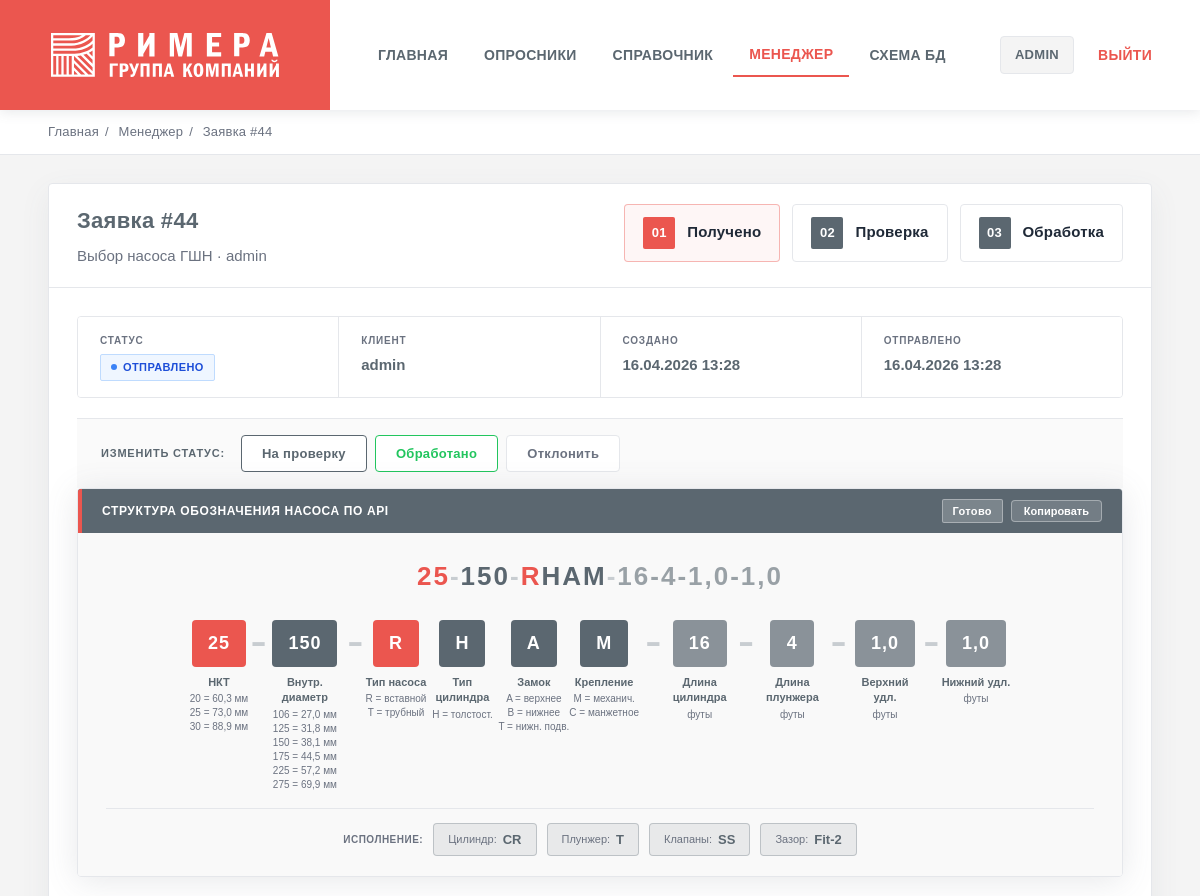
The page /q/manager/submissions/44/ (signed in, upper part) on the database as committed earlier.
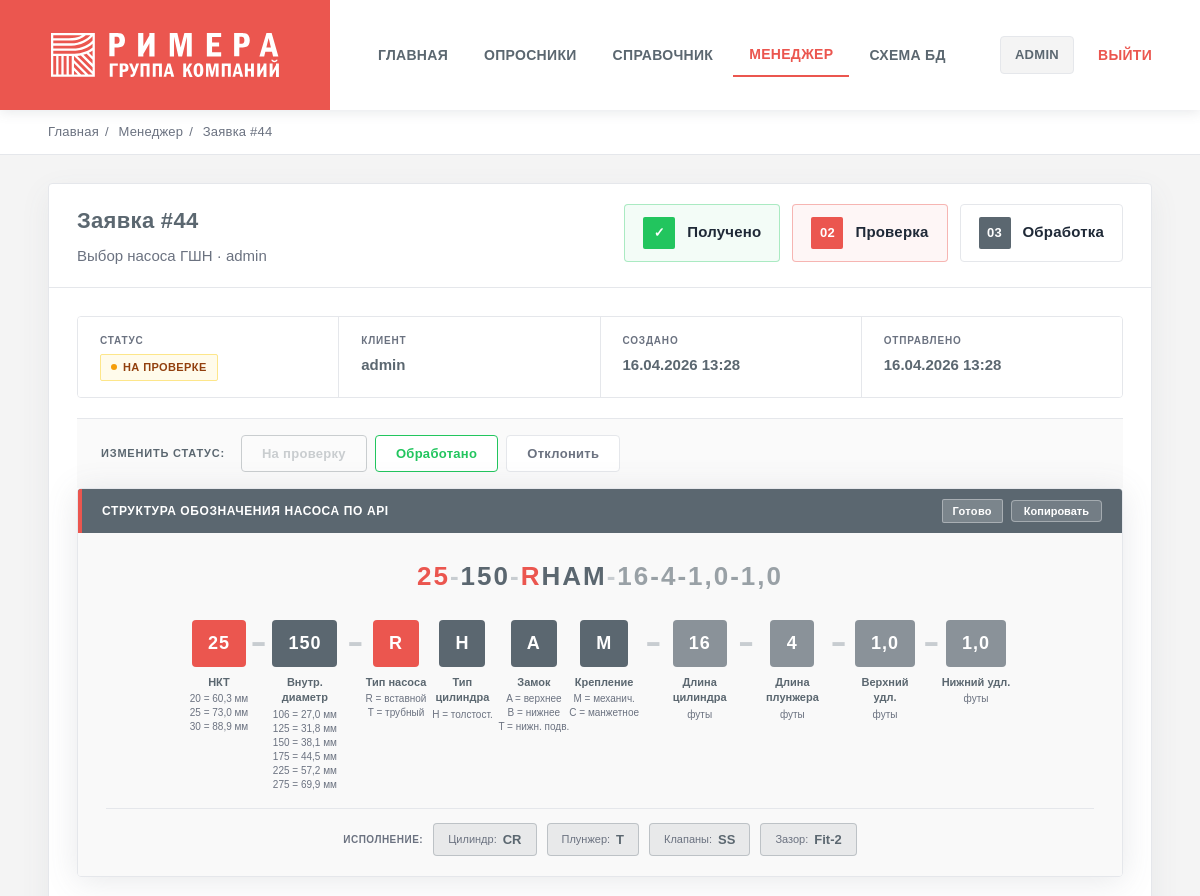
The same page on the database as committed later.
### questionnaires/views.py (the view)
# urls.py: path("manager/submissions/<int:submission_id>/", views.manager_detail, name="manager_detail"),
@staff_member_required
def manager_detail(request, submission_id):
    sub = get_object_or_404(Submission, id=submission_id)
    answers = sub.answers.select_related("question").prefetch_related("question__options").all()
    answers_dict = {}
    for a in answers:
        if a.value_number is not None:
            answers_dict[a.question.slug] = str(a.value_number)
        elif a.value_bool is not None:
            answers_dict[a.question.slug] = a.value_bool
        else:
            answers_dict[a.question.slug] = a.value_text
    from .services import (
        get_pump_recommendation,
        get_material_recommendation,
        get_cylinder_recommendation,
        get_fit_recommendation,
        get_flow_recommendation,
    )
    recommendation  = get_pump_recommendation(answers_dict)
    material_rec    = get_material_recommendation(answers_dict)
    manager_data       = sub.processed_data_json or {}
    selected_pump      = manager_data.get("selected_pump_code", "")
    selected_size      = manager_data.get("selected_pump_size", "")
    selected_nkt       = manager_data.get("selected_nkt", "")
    selected_pump_full = manager_data.get("selected_pump_full", "")
    custom_spm_raw = manager_data.get("custom_spm", None)
    custom_eta_raw = manager_data.get("custom_eta", None)
    try:
        custom_spm = float(custom_spm_raw) if custom_spm_raw not in (None, "") else None
    except (ValueError, TypeError):
        custom_spm = None
    try:
        custom_eta = float(custom_eta_raw) if custom_eta_raw not in (None, "") else None
    except (ValueError, TypeError):
        custom_eta = None
    flow_rec = get_flow_recommendation(answers_dict, custom_spm=custom_spm, custom_eta=custom_eta)
    calc_dict = dict(answers_dict)
    if selected_pump_full:
        calc_dict["pump_type_full"] = selected_pump_full
    if selected_size:
        calc_dict["inner_diameter"] = selected_size.split("-")[-1] if "-" in selected_size else selected_size
    cylinder_rec = get_cylinder_recommendation(calc_dict, flow_rec=flow_rec)
    fit_rec      = get_fit_recommendation(calc_dict)
    ALL_SIZES = {
        "RH": [
            {"size": "20-106", "nkt": "60.3"},
            {"size": "20-125", "nkt": "60.3"},
            {"size": "25-150", "nkt": "73.0"},
            {"size": "25-175", "nkt": "73.0"},
            {"size": "30-225", "nkt": "88.9"},
        ],
        "TH": [
            {"size": "20-125", "nkt": "60.3"},
            {"size": "20-175", "nkt": "60.3"},
            {"size": "25-225", "nkt": "73.0"},
            {"size": "30-275", "nkt": "88.9"},
        ],
    }
    nkt_raw = answers_dict.get("nkt_diameter", "")
    NKT_MAP = {
        "60.3": "60.3", "60,3": "60.3", "2 3/8": "60.3", "2-3/8": "60.3",
        "73.0": "73.0", "73,0": "73.0", "73":    "73.0", "2 7/8": "73.0",
        "88.9": "88.9", "88,9": "88.9", "88":    "88.9", "3 1/2": "88.9",
    }
    nkt_normalized = NKT_MAP.get(str(nkt_raw).strip(), "")
    if nkt_normalized:
        rh_sizes = [s for s in ALL_SIZES["RH"] if s["nkt"] == nkt_normalized]
        th_sizes = [s for s in ALL_SIZES["TH"] if s["nkt"] == nkt_normalized]
    else:
        rh_sizes = ALL_SIZES["RH"]
        th_sizes = ALL_SIZES["TH"]
    return render(request, "manager/detail.html", {
        "sub":             sub,
        "answers":         answers,
        "recommendation":  recommendation,
        "material_rec":    material_rec,
        "cylinder_rec":    cylinder_rec,
        "fit_rec":         fit_rec,
        "selected_pump":   selected_pump,
        "selected_size":   selected_size,
        "selected_nkt":    selected_nkt,
        "selected_pump_full": selected_pump_full,
        "rh_sizes":        rh_sizes,
        "th_sizes":        th_sizes,
        "nkt_normalized":  nkt_normalized,
        "flow_rec":        flow_rec,
        "custom_spm":      custom_spm,
        "custom_eta":      custom_eta,
    })

### templates/manager/detail.html (shortened to what the changed rows need)
{% extends 'base.html' %}
{% block content %}
  <div class="card">
    <div class="card-head">
      <div>
        <h1 class="card-title">Заявка #{{ sub.id }}</h1>
      </div>
      <div class="stepper">
        {% if sub.status == 'rejected' %}
          <div class="step done"><span class="num">✓</span> Получено</div>
          <div class="step rejected-step"><span class="num">✕</span> Отклонено</div>
        {% elif sub.status == 'submitted' %}
          <div class="step active"><span class="num">01</span> Получено</div>
          <div class="step"><span class="num">02</span> Проверка</div>
          <div class="step"><span class="num">03</span> Обработка</div>
        {% elif sub.status == 'in_review' %}
          <div class="step done"><span class="num">✓</span> Получено</div>
          <div class="step active"><span class="num">02</span> Проверка</div>
          <div class="step"><span class="num">03</span> Обработка</div>
        {% elif sub.status == 'processed' %}
          <div class="step done"><span class="num">✓</span> Получено</div>
          <div class="step done"><span class="num">✓</span> Проверка</div>
          <div class="step active"><span class="num">03</span> Обработка</div>
        {% endif %}
      </div>
    </div>
    <div class="card-body">
      <div class="meta-row">
        <div class="meta-item">
          <div class="value">
            {% if sub.status == 'submitted' %}<span class="badge badge-submitted">Отправлено</span>
            {% elif sub.status == 'in_review' %}<span class="badge badge-in_review">На проверке</span>
            {% elif sub.status == 'processed' %}<span class="badge badge-processed">Обработано</span>
            {% elif sub.status == 'rejected' %}<span class="badge badge-rejected">Отклонено</span>
            {% endif %}
          </div>
        </div>
      </div>
    </div>
  </div>
{% endblock %}

Rows that differ between the two databases and show on the page:
changed Submission "Выбор насоса ГШН": status "submitted" → "in_review" (drawn)
Other text that changed with them:
text no longer shown: "01 ОТПРАВЛЕНО"
text now shown: "✓ НА ПРОВЕРКЕ"
